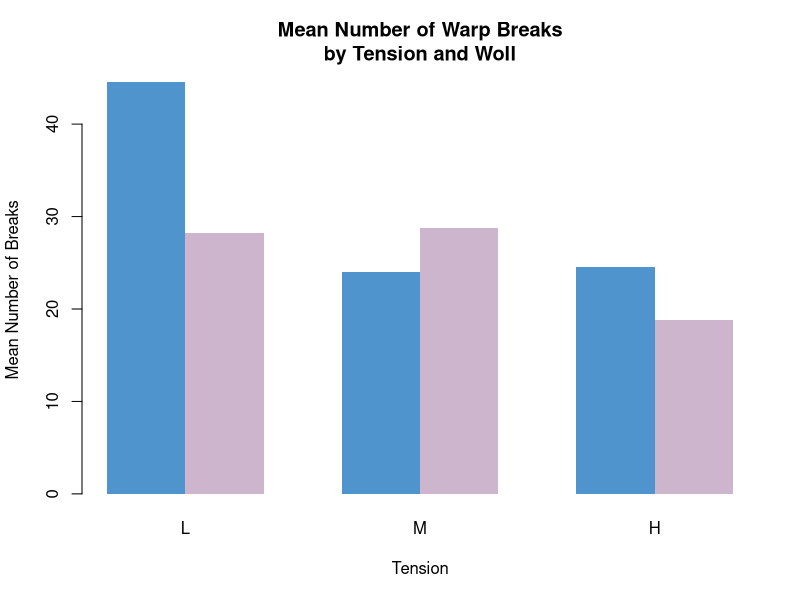

Write R code to recreate this figure. (Note: this script raises an error after producing the figure.)
rm(list = ls())
### creating clustered bar charts for means
data("warpbreaks")
data <- tapply(warpbreaks$breaks,
               list(warpbreaks$wool,
                    warpbreaks$tension), mean)
barplot(data, 
        beside = TRUE,
        col = c("steelblue3", "thistle3"),
        bor = NA,
        main = "Mean Number of Warp Breaks\nby Tension and Woll",
        xlab = "Tension",
        ylab ="Mean Number of Breaks")
legend(locator(1),
       rownames(data),
       fill = c("steelblue3", "thistle3"))
####scatter plot
data(iris)
install.packages("car")
require(car)
#scatterplot = sp
?sp
sp(Sepal.Width ~ Sepal.Length | Species,
   data = iris,
   xlab = "Sepal Width",
   ylab = "Sepal Length",
   main = "Iris Data",
  )
detach("package:car", unload = TRUE)

### scatterplot matrices
data(iris)
#basic sp matrix
pairs(iris[1:4])
require("RColorBrewer")
#put histograms on the diagonl (from "pairs" help)
panel.hist <- function(x, ...)
{
  usr <- par("usr"); on.exit(par(usr))
  par(usr = c(usr[1:2], 0, 1.5) )
h <- hist(x, plot = FALSE)
breaks <- h$breaks; nB <- length(breaks)
y <- h$counts; y <- y/max(y)
rect(breaks[-nB], 0, breaks[-1], y, ...)
# Removed "col" = "cyan" frome code block; original below
#rect(breaks[-nB], 0, breaks[-1], y, col = "cyan", ...)
}
pairs(iris[1:4],
      panel = panel.smooth,
      main = "blah blah",
      diag.panel = panel.hist,
      pch = 16,
      col = brewer.pal(3, "Pastel1")[unclass(iris$Species)])
#Similar with "car" package
#Gices Kernel density and rugplot for each variable
require(car)
scatterplotMatrix(~Petal.Length + Petal.Width + Sepal.Length + Sepal.Width | Species,
                  data = iris,
                  col = brewer.pal(3, "Dark2"),
                  main = "blah blah")
#Clean up
palette("default")

###3d sp
data(iris)
